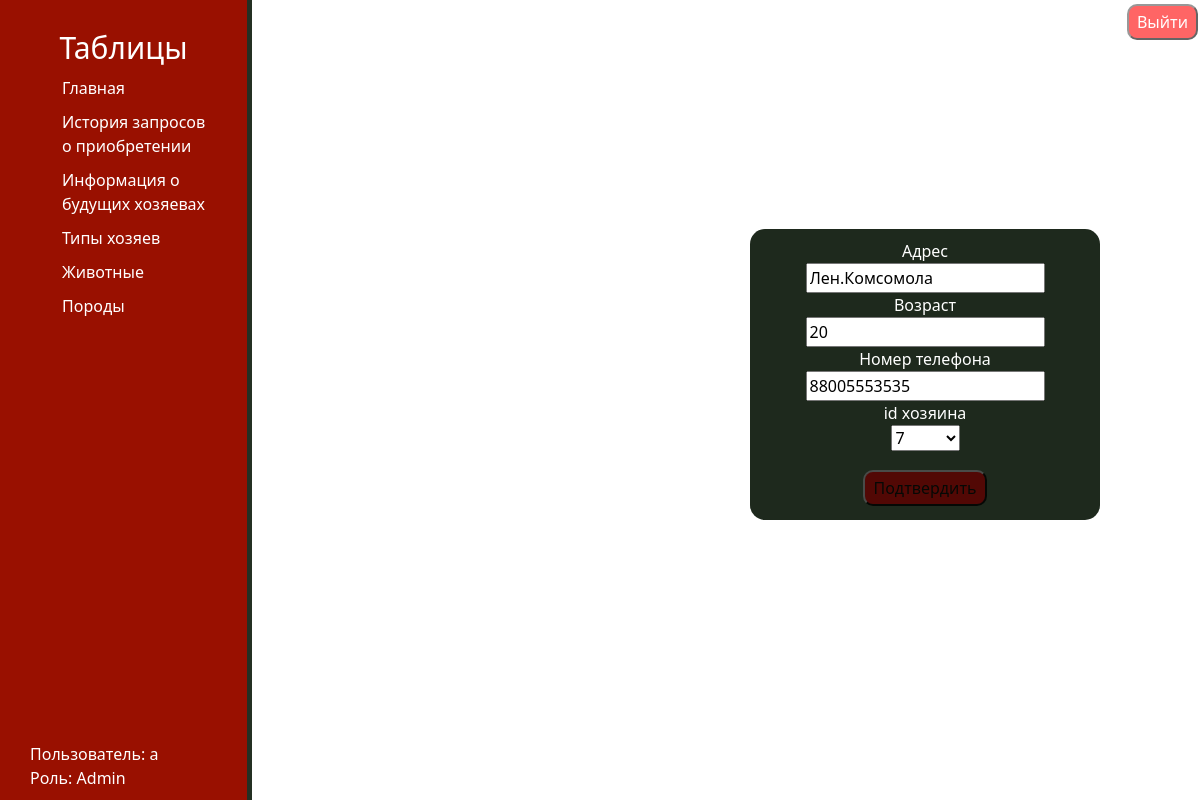
Screenshot of /table_change/1/4/edit (signed in) with the database file from the repository.
### main/models.py (models this page shows, shortened)
class ClientInfo(models.Model):
    address = models.CharField('Адрес', max_length=150)
    age = models.IntegerField('Возраст', default=0)
    phoneNumber = models.IntegerField('Номер телефона', default=0)
    clientId = models.OneToOneField('ClientGroup', on_delete=models.CASCADE)
    names = ["id", "Адрес", "Возраст", "Номер телефона", "id хозяина"]
    class Meta:
        verbose_name = 'Информация о клиенте'
        verbose_name_plural = 'Информация о клиентах'

### main/views.py (the view, shortened to what this page needs)
# urls.py: path('table_change/<int:idx>/<int:el>/<command>', views.table_change, name='table_change'),
def table_change(request, idx, el, command):
    forms = [CallHistoryForm, ClientInfoForm, ClientGroupForm, BankForm, BankTypeForm]
    model = [CallHistory, ClientInfo, ClientGroup, Bank, BankType]
    form = forms[idx]
    error = ''
    role = get_role(request.user)
    locked_tables = [0, 1]
    if idx in locked_tables and (role == "Client" or role == ""):
        return redirect('/main')
    if command == 'edit':
        form = forms[idx].clone_for_edit(model[idx].objects.filter(id=el)[0])
    if command == 'delete':
        model[idx].objects.filter(id=el).delete()
        return redirect('table_show', idx)
    return render(request, "main/form.html", {
        'form': form,
        'names': model[idx].names,
        'error': error,
        'role': get_role(request.user)})

### main/forms.py (shortened to what this page needs)
class ClientInfoForm(ModelForm):
    class Meta:
        model = ClientInfo
        fields = ["address", "age", "phoneNumber", "clientId"]
    @staticmethod
    def clone_for_edit(istans):
        return ClientInfoForm(instance=istans)

### main/models.py (called while the page is built)
    def __str__(self):
        return str(self.id)

### main/views.py (called while the page is built)
def get_role(user):
    template = ""
    if user.is_authenticated:
        if user.is_superuser:
            template = "Admin"
        elif user.groups.filter(name='Client').exists():
            template = "Client"
        elif user.groups.filter(name='Director').exists():
            template = "Director"
    return template

### main/templates/main/form.html (shortened to what this page needs)
{% extends 'main/main.html' %}
{% block content %}
    <div class="center_table">
        <div class="edit_form">
                <div class="form">
                    <form method="POST">
                        {% for d in form %}
                            {% if forloop.counter == 1 %} <div style="color: white">{{names.1}}</div> {% endif %}
                            {% if forloop.counter == 2 %} <div style="color: white">{{names.2}}</div> {% endif %}
                            {% if forloop.counter == 3 %} <div style="color: white">{{names.3}}</div> {% endif %}
                            {% if forloop.counter == 4 %} <div style="color: white">{{names.4}}</div> {% endif %}
                            {{d}}
                        {% endfor %}
                        <div style="margin-top: 15px">
                            <button id="logBtn" type="submit"> Подтвердить</button>
                        </div>
                    </form>
                </div>
        </div>
    </div>
{% endblock %}

### main/templates/main/layout.html (shortened to what this page needs)
{% load static %}
<!doctype html>
<html lang="en">
<head>
    <link rel="stylesheet" href="https://cdn.jsdelivr.net/npm/bootstrap@5.2.3/dist/css/bootstrap.min.css">
    <link rel="stylesheet" href="https://cdn.jsdelivr.net/npm/bootstrap-icons@1.10.2/font/bootstrap-icons.css">
    <link rel="stylesheet" href="{% static 'main/css/main.css' %}">
</head>
<body>
    <aside>
        <h3 id="navigation">Таблицы</h3>
        <ul>
            <a href="{% url 'home' %}"> <li> Главная</li> </a>
            {% if user.is_authenticated %}
                {% if role == "Admin" or role == "Director" %}
                <a href="{% url 'table_show' 0 %}"> <li></i> История запросов о приобретении</li> </a>
                <a href="{% url 'table_show' 1 %}"> <li> Информация о будущих хозяевах</li> </a>
                {% endif %}
            {% endif %}
            <a href="{% url 'table_show' 2 %}"> <li> Типы хозяев</li> </a>
            <a href="{% url 'table_show' 3 %}"> <li> Животные</li> </a>
            <a href="{% url 'table_show' 4 %}"> <li> Породы</li> </a>
        </ul>
        <div id="user">Пользователь: {{user}}<br>
            {% if user.is_authenticated %}
                Роль: {{role}}
            {% endif %}
        </div>
    </aside>
    <main style="height: 100%">
        {% if user.is_authenticated %}
        <div class="reg_log">
            <button id="exitBtn"><a href="{% url 'logout' %}">Выйти</a></button>
        </div>
        {% else %}
        <div class="reg_log">
            <button id="regBtn"><a href="{% url 'registration' %}">Зарегистрироваться</a></button>
            <button id="logBtn"><a href="{% url 'login' %}">Вход</a></button>
        </div>
        {% endif %}
        {% block content %}
        {% endblock %}
    </main>
</body>
</html>

### main/static/main/css/main.css (style rules this page uses)
html { overflow:hidden; overflow-y:hidden; overflow-x:hidden; }
body { background-color: white; }
aside { float: left; background: #991000; width: 21%; padding: 2.5%; height: 100vh; color: white; border-right: 5px solid #243023; }
aside h3 { text-align: center; margin-left: auto; margin-right: auto; font-size: 30px; color: white; }
aside ul { list-style: none }
aside ul li { color: white; display: block; margin-top: 10px; transition: all .2s ease; }
aside ul li, aside ul a { text-decoration: none; }
#logBtn { color: black; background: #600000; padding: 4px 8px; text-align: center; font-size: 16px; margin: 4px 2px; opacity: 0.8; transition: 0.3s; display: inline-block; cursor: pointer; border-radius: 10px; }
#exitBtn { color: black; background: red; padding: 4px 8px; text-align: center; font-size: 16px; margin: 4px 2px; opacity: 0.6; transition: 0.3s; display: inline-block; cursor: pointer; border-radius: 10px; }
#exitBtn a { color: white; text-decoration: none; }
.form { text-align: center }
.reg_log { position: absolute; right: 0px; }
#user { position:absolute; bottom:10px; }
.edit_form { width: 350px; background: #1e291d; padding: 10px; border-radius: 15px; position:absolute; left:750px; bottom:280px; }

### rows the page displays
ClientInfo: form "Лен.Комсомола" "20" "88005553535" "7"

### other values shown
{{ user }} "a"
{{ role }} "Admin"
{{ names.1 }} "Адрес"
{{ names.2 }} "Возраст"
{{ names.3 }} "Номер телефона"
{{ names.4 }} "id хозяина"
